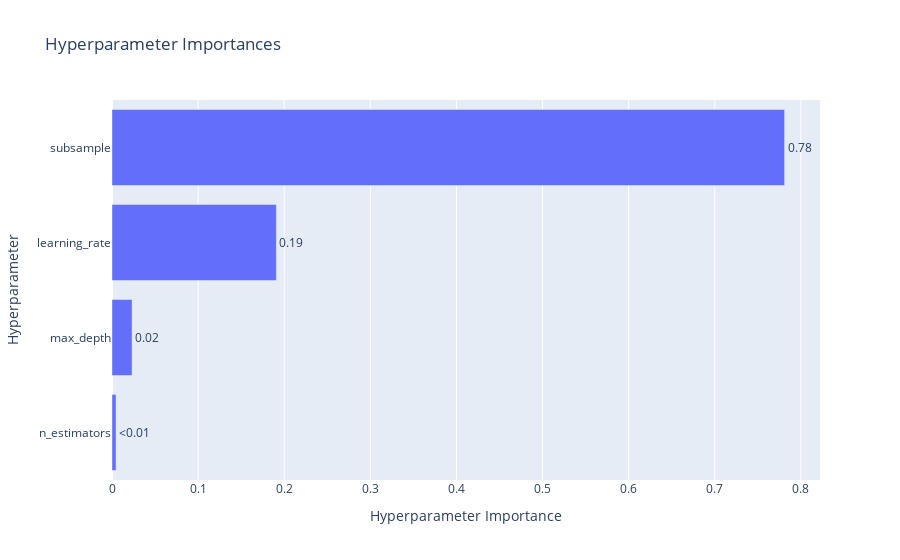

Notebook cell for this chart:
### Code cell
# Plot parameter importances
plot_param_importances(study)

### Figure 1 — Plotly figure (JSON) as saved in the notebook; plotly's stock layout.template omitted (floating-point values rounded to 4 significant figures)
{"data": [{"cliponaxis": false, "hovertemplate": ["n_estimators (IntDistribution): 0.004708711674240164<extra></extra>", "max_depth (IntDistribution): 0.02331181139654426<extra></extra>", "learning_rate (FloatDistribution): 0.1908777032509262<extra></extra>", "subsample (FloatDistribution): 0.7811017736782894<extra></extra>"], "name": "Objective Value", "orientation": "h", "text": ["<0.01", "0.02", "0.19", "0.78"], "textposition": "outside", "type": "bar", "x": [0.004709, 0.02331, 0.1909, 0.7811], "y": ["n_estimators", "max_depth", "learning_rate", "subsample"]}], "layout": {"title": {"text": "Hyperparameter Importances"}, "xaxis": {"title": {"text": "Hyperparameter Importance"}}, "yaxis": {"title": {"text": "Hyperparameter"}}}}
